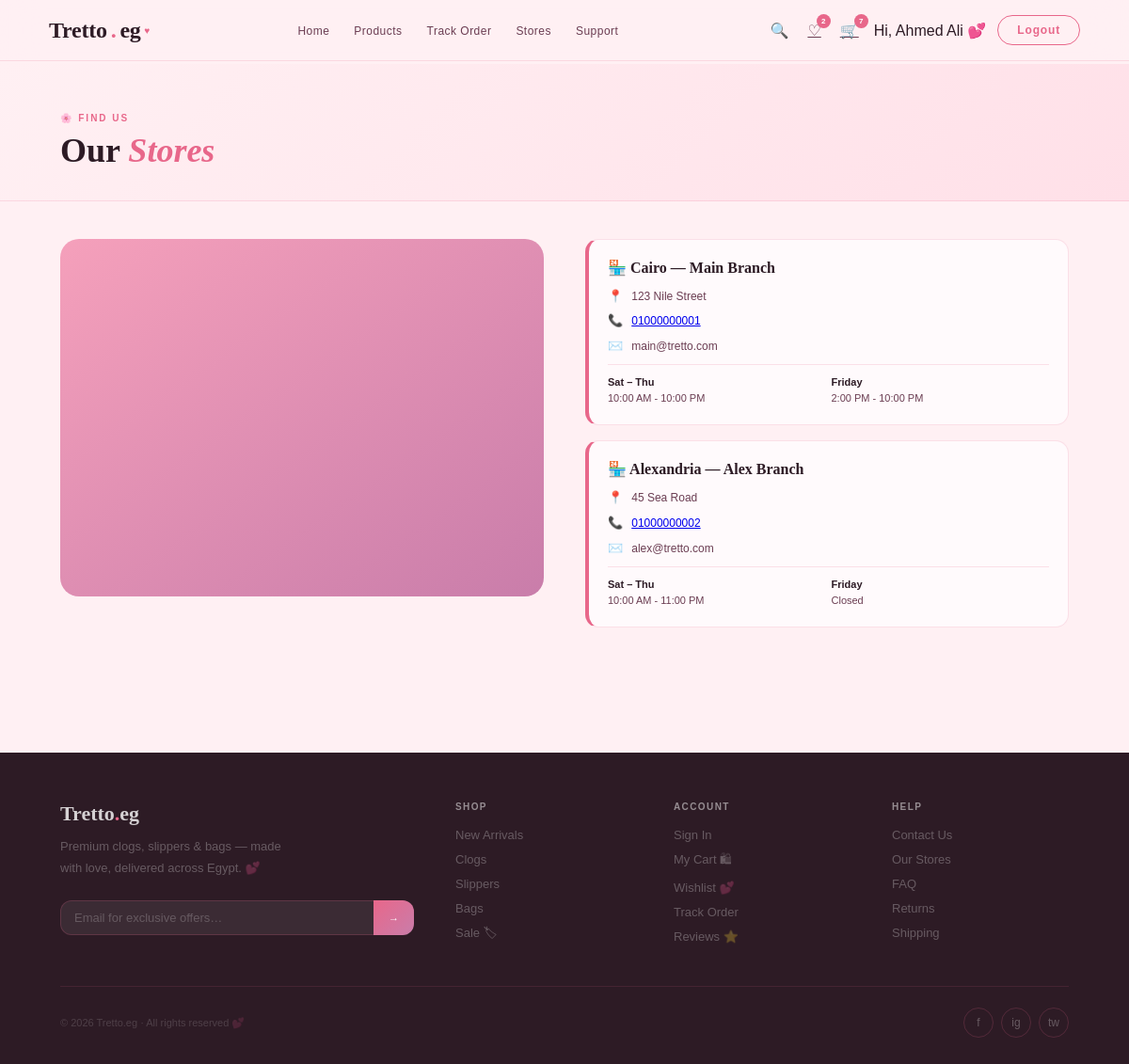
Page /MVC/View/GUI/location.php (signed in) on the committed database.
### tables this page shows
CREATE TABLE IF NOT EXISTS `storelocation` (
  `BranchID` int NOT NULL AUTO_INCREMENT,
  `city` varchar(100) NOT NULL,
  `name` varchar(100) NOT NULL,
  `address` varchar(255) NOT NULL,
  `phone` varchar(20) NOT NULL,
  `email` varchar(100) NOT NULL,
  `sat_thu_hours` varchar(100) DEFAULT NULL,
  `friday_hours` varchar(100) DEFAULT NULL,
  `map_link` text,
  PRIMARY KEY (`BranchID`)
);

### MVC/Controller/storelocation_Controller.php (called while the page is built)
<?php
require_once __DIR__ . '/../Model/storelocation.php';
function getLocationsForView($conn) {
    $locationModel = new Location($conn);
    return $locationModel->getAllLocations();
}
?>

### MVC/Model/storelocation.php (called while the page is built)
<?php
class Location
{
    private $db;
    public function __construct($conn)
    {
        $this->db = $conn;
    }
    public function getAllLocations()
    {
        $result = $this->db->query("SELECT * FROM StoreLocation");
        return $result->fetch_all(MYSQLI_ASSOC);
    }
}
?>

### MVC/View/GUI/location.php (the view, shortened to what this page needs)
<!DOCTYPE html>
<html lang="en">
<head>
    <link rel="stylesheet" href="../css/main.css">
    <link rel="stylesheet" href="../css/location.css">
    <link rel="stylesheet" href="../css/navbar.css">
</head>
<body>
    <?php include 'component/navbar.php'; ?>
    <?php
    require_once __DIR__ . '/../../Controller/storelocation_Controller.php';
    require_once __DIR__ . '/../../../db.php';
    $locations = getLocationsForView($conn);
    $activeMap = $locations[0]['map_link'] ?? '';
    ?>
    <div class="page" id="page-location">
        <div class="page-header">
            <div class="sec-tag">🌸 Find Us</div>
            <h1 class="sec-title">Our <em>Stores</em></h1>
        </div>
        <div class="page-wrap">
            <div class="location-layout">
                <div class="map-box">
                    <iframe id="store-map" src="<?= $activeMap ?>" width="100%" height="400" style="border:0;"
                        allowfullscreen="" loading="lazy"></iframe>
                </div>
                <div class="loc-cards">
                    <?php foreach ($locations as $loc): ?>
                        <div class="loc-card" onclick="document.getElementById('store-map').src='<?= $loc['map_link'] ?>'">
                            <div class="lc-title">🏪 <?= $loc['city'] ?> — <?= $loc['name'] ?></div>
                            <div class="lc-row"><span class="lc-ico">📍</span><span
                                    class="lc-txt"><?= $loc['address'] ?></span></div>
                            <div class="lc-row"><span class="lc-ico">📞</span><span class="lc-txt"><a
                                        href="tel:<?= $loc['phone'] ?>"><?= $loc['phone'] ?></a></span></div>
                            <div class="lc-row"><span class="lc-ico">✉️</span><span
                                    class="lc-txt"><?= $loc['email'] ?></span></div>
                            <div class="lc-hours">
                                <div class="hr-row"><span class="hr-day">Sat – Thu</span><?= $loc['sat_thu_hours'] ?></div>
                                <div class="hr-row"><span class="hr-day">Friday</span><?= $loc['friday_hours'] ?></div>
                            </div>
                        </div>
                    <?php endforeach; ?>
                </div>
            </div>
        </div>
    </div>
    <?php include 'component/footer.php'; ?>
</body>
</html>

### MVC/View/css/main.css (style rules this page uses)
*, *::before, *::after { box-sizing: border-box; margin: 0; padding: 0 }
:root { --blush: #FFF0F3; --blush2: #FFE0E8; --blush3: #FFD6E2; --rose: #E8678A; --rose-d: #C44A6D; --rose-l: #F5A0BB; --mauve: #C97DAA; --mauve-l: #E8C3D8; --nude: #F9EEE8; --nude2: #F0DDD4; --gold: #D4A8B0; --gold-a: #C9998A; --dark: #2D1B25; --mid: #6B3D52; --muted: #A07088; --white: #FFFAFC; --border: rgba(232, 103, 138, .18); --shadow: 0 8px 40px rgba(45, 27, 37, .1); }
html { scroll-behavior: smooth }
body { font-family: 'DM Sans', sans-serif; background: var(--blush); color: var(--dark); overflow-x: hidden; min-height: 100vh }
.page { padding-top: 68px; min-height: 100vh; animation: fadeIn .35s ease; position: relative; z-index: 1 }
.sec-tag { font-size: 10px; letter-spacing: .2em; text-transform: uppercase; color: var(--rose); margin-bottom: 10px; font-weight: 700 }
.sec-title { font-family: 'Playfair Display', serif; font-size: clamp(28px, 3vw, 44px); font-weight: 700; line-height: 1.1; color: var(--dark) }
.sec-title em { font-style: italic; color: var(--rose) }
.page-header { padding: 52px 64px 32px; border-bottom: 1px solid var(--border); background: linear-gradient(135deg, var(--blush) 0%, var(--blush2) 100%) }
.page-wrap { padding: 40px 64px 80px }

### MVC/View/css/location.css (style rules this page uses)
.location-layout { display: grid; grid-template-columns: 1fr 1fr; gap: 44px; align-items: start }
.map-box { background: linear-gradient(145deg, var(--rose-l), var(--mauve)); aspect-ratio: 1.35; position: relative; overflow: hidden; display: flex; align-items: center; justify-content: center; border-radius: 20px }
.loc-cards { display: flex; flex-direction: column; gap: 16px }
.loc-card { padding: 20px; background: var(--white); border: 1.5px solid var(--border); border-left: 4px solid var(--rose); border-radius: 14px }
.lc-title { font-family: 'Playfair Display', serif; font-size: 16px; font-weight: 700; color: var(--dark); margin-bottom: 12px }
.lc-row { display: flex; align-items: flex-start; gap: 9px; margin-bottom: 8px }
.lc-ico { font-size: 13px; margin-top: 1px; flex-shrink: 0 }
.lc-txt { font-size: 12px; color: var(--mid); line-height: 1.55; font-weight: 300 }
.lc-hours { display: grid; grid-template-columns: 1fr 1fr; gap: 6px; margin-top: 10px; padding-top: 10px; border-top: 1px solid var(--border) }
.hr-row { font-size: 11px; color: var(--mid); line-height: 1.5 }
.hr-day { font-weight: 700; color: var(--dark); display: block; font-size: 11px }

### rows in the picture
storelocation: city "Cairo", name "Main Branch", address "123 Nile Street", phone "01000000001", email "main@tretto.com", sat_thu_hours "10:00 AM - 10:00 PM", friday_hours "2:00 PM - 10:00 PM"
storelocation: city "Alexandria", name "Alex Branch", address "45 Sea Road", phone "01000000002", email "alex@tretto.com", sat_thu_hours "10:00 AM - 11:00 PM", friday_hours "Closed"

### other values in the picture
$favCount "2"
$numCart "7"
$userName "Ahmed Ali"
